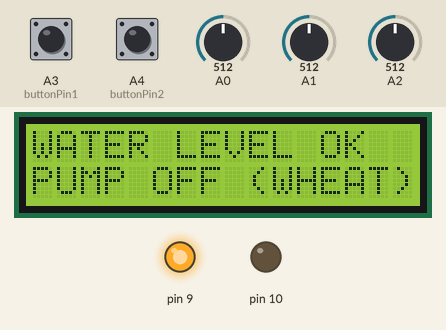
Bench run of a sketch on a simulated Arduino Uno, built with avr-gcc and run on an emulated ATmega328P. Shown: 16×2 character LCD, output pins drawn as LEDs (lit = HIGH). The test bench sets the inputs (shaded band); at power-on: A4 (buttonPin2) HIGH, A3 (buttonPin1) HIGH, A0 = 512, A1 = 512, A2 = 512.

Above: at 1.2 s.
1.3 s: A4 (buttonPin2) pulsed LOW 5 times (0.12 s each, 0.3 s apart)
At 2.11 s:
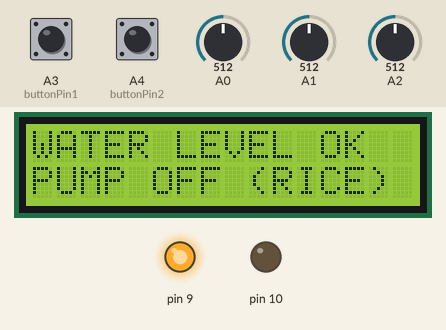
5.8 s: A3 (buttonPin1) pulled LOW for 0.15 s
8.9 s: A4 (buttonPin2) pulled LOW for 1 s
12.9 s: A4 (buttonPin2) pulled LOW for 0.15 s
Timing chart, 0 to 15.9 s (numbered marks = the images above; inputs shaded):
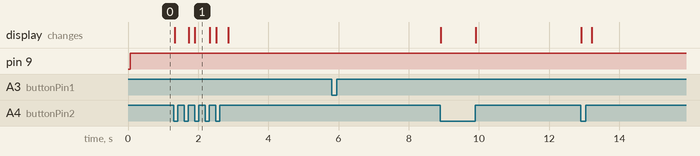

The sketch:

b57_project1.ino
```cpp
#include<LiquidCrystal.h>
int sensorValue = 0;
int buttonPin1 = A3;
int buttonPin2 = A4;
LiquidCrystal lcd(12, 11, 5, 4, 3, 2);
void setup()
{
 lcd.begin(16, 2);
  pinMode(A0, INPUT);
  pinMode(A1, INPUT);
  pinMode(A2, INPUT);
  pinMode(A3, INPUT);
  pinMode(10, OUTPUT);
  pinMode(9, OUTPUT);
  pinMode(buttonPin1, INPUT_PULLUP);
  pinMode(buttonPin2, INPUT_PULLUP);

}

void loop()
{
  int buttonValue1 = digitalRead(buttonPin1);
  int buttonValue2 = digitalRead(buttonPin2);
  int sensorValue0 = analogRead(A0);
  int sensorValue1 = analogRead(A1);
  int sensorValue2 = analogRead(A2);

  if(buttonValue1==HIGH)
  {
  if(sensorValue0<400&&sensorValue1<400&&sensorValue2<400)
  {
    digitalWrite(10, HIGH);
    digitalWrite(9, LOW);
    lcd.setCursor(0,0);
  lcd.print("WATER LEVEL LOW");
  lcd.setCursor(0,1);
  lcd.print("PUMP ON  (RICE)  ");


  }
  // pause the program for <sensorValue> millseconds
  delay(sensorValue); // Wait for sensorValue millisecond(s)
  // turn the LED off
  if(sensorValue0>400&&sensorValue1>400&&sensorValue2>400)
  {
    digitalWrite(10, LOW);
    digitalWrite(9, HIGH);
    lcd.setCursor(0,0);
  lcd.print("WATER LEVEL OK ");
  lcd.setCursor(0,1);
  lcd.print("PUMP OFF (RICE)  ");
  }


  }
  if(buttonValue2==HIGH)
  {
  if(sensorValue0<200&&sensorValue1<200&&sensorValue2<200)
  {
    digitalWrite(10, HIGH);
    digitalWrite(9, LOW);
    lcd.setCursor(0,0);
  lcd.print("WATER LEVEL LOW");
  lcd.setCursor(0,1);
  lcd.print("PUMP ON  (WHEAT)");


  }
  // pause the program for <sensorValue> millseconds
  delay(sensorValue); // Wait for sensorValue millisecond(s)
  // turn the LED off
  if(sensorValue0>200&&sensorValue1>200&&sensorValue2>200)
  {
    digitalWrite(10, LOW);
    digitalWrite(9, HIGH);
    lcd.setCursor(0,0);
  lcd.print("WATER LEVEL OK ");
  lcd.setCursor(0,1);
  lcd.print("PUMP OFF (WHEAT)");
  }


  }
  delay(sensorValue);
  }
```

Measured:
- after the input at 1.3 s, the display: changes at once (image 1)
- after the input at 5.8 s, every drawn part: stays the same
